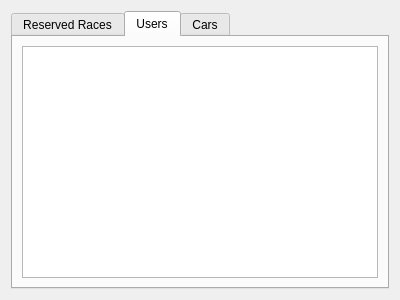
<?xml version="1.0" encoding="UTF-8"?>
<ui version="4.0">
 <class>AdminView</class>
 <widget class="QWidget" name="AdminView">
  <property name="geometry">
   <rect>
    <x>0</x>
    <y>0</y>
    <width>400</width>
    <height>300</height>
   </rect>
  </property>
  <property name="windowTitle">
   <string>Form</string>
  </property>
  <layout class="QGridLayout" name="gridLayout">
   <item row="0" column="0">
    <widget class="QTabWidget" name="tabWidget">
     <property name="currentIndex">
      <number>1</number>
     </property>
     <widget class="QWidget" name="reservedRaces">
      <attribute name="title">
       <string>Reserved Races</string>
      </attribute>
      <layout class="QGridLayout" name="gridLayout_2">
       <item row="0" column="0">
        <widget class="QLabel" name="label">
         <property name="text">
          <string>Races:</string>
         </property>
        </widget>
       </item>
       <item row="0" column="1">
        <widget class="QLabel" name="label_2">
         <property name="text">
          <string>Participants:</string>
         </property>
        </widget>
       </item>
       <item row="1" column="0" rowspan="2">
        <widget class="QTableWidget" name="racesTable"/>
       </item>
       <item row="1" column="1">
        <widget class="QTableWidget" name="participantsTable"/>
       </item>
       <item row="2" column="1">
        <widget class="QPushButton" name="closeRaceButton">
         <property name="text">
          <string>Close Race</string>
         </property>
        </widget>
       </item>
      </layout>
     </widget>
     <widget class="QWidget" name="users">
      <attribute name="title">
       <string>Users</string>
      </attribute>
      <layout class="QGridLayout" name="gridLayout_3">
       <item row="0" column="0">
        <widget class="QTableWidget" name="usersTable"/>
       </item>
      </layout>
     </widget>
     <widget class="QWidget" name="cars">
      <attribute name="title">
       <string>Cars</string>
      </attribute>
      <layout class="QGridLayout" name="gridLayout_4">
       <item row="0" column="0">
        <widget class="QTableWidget" name="carsTable"/>
       </item>
      </layout>
     </widget>
    </widget>
   </item>
  </layout>
 </widget>
 <resources/>
 <connections/>
</ui>
